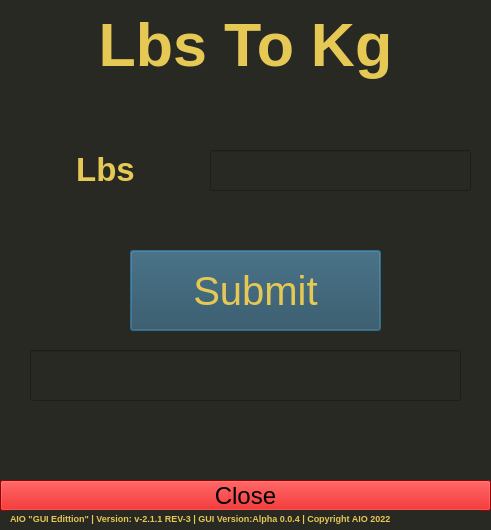
<?xml version="1.0" encoding="UTF-8"?>
<ui version="4.0">
 <class>Dialog</class>
 <widget class="QDialog" name="Dialog">
  <property name="geometry">
   <rect>
    <x>0</x>
    <y>0</y>
    <width>491</width>
    <height>530</height>
   </rect>
  </property>
  <property name="minimumSize">
   <size>
    <width>491</width>
    <height>530</height>
   </size>
  </property>
  <property name="maximumSize">
   <size>
    <width>491</width>
    <height>530</height>
   </size>
  </property>
  <property name="windowTitle">
   <string>AIO | Age</string>
  </property>
  <property name="styleSheet">
   <string notr="true">background-color: rgb(40, 41, 35);</string>
  </property>
  <widget class="QPushButton" name="Close">
   <property name="geometry">
    <rect>
     <x>0</x>
     <y>480</y>
     <width>491</width>
     <height>31</height>
    </rect>
   </property>
   <property name="font">
    <font>
     <pointsize>18</pointsize>
     <strikeout>false</strikeout>
     <kerning>true</kerning>
    </font>
   </property>
   <property name="styleSheet">
    <string notr="true">background-color: rgb(213, 0, 0);</string>
   </property>
   <property name="text">
    <string>Close</string>
   </property>
   <property name="autoDefault">
    <bool>false</bool>
   </property>
   <property name="default">
    <bool>false</bool>
   </property>
  </widget>
  <widget class="QLabel" name="label_3">
   <property name="geometry">
    <rect>
     <x>10</x>
     <y>510</y>
     <width>471</width>
     <height>16</height>
    </rect>
   </property>
   <property name="font">
    <font>
     <pointsize>7</pointsize>
     <weight>75</weight>
     <bold>true</bold>
     <strikeout>false</strikeout>
     <kerning>true</kerning>
    </font>
   </property>
   <property name="styleSheet">
    <string notr="true">color: rgb(230, 200, 85);</string>
   </property>
   <property name="text">
    <string>AIO &quot;GUI Edittion&quot; | Version: v-2.1.1 REV-3 | GUI Version:Alpha 0.0.4 | Copyright AIO 2022</string>
   </property>
   <property name="wordWrap">
    <bool>true</bool>
   </property>
  </widget>
  <widget class="QLineEdit" name="Input_1">
   <property name="geometry">
    <rect>
     <x>210</x>
     <y>150</y>
     <width>261</width>
     <height>41</height>
    </rect>
   </property>
   <property name="font">
    <font>
     <pointsize>20</pointsize>
     <strikeout>false</strikeout>
     <kerning>true</kerning>
    </font>
   </property>
   <property name="styleSheet">
    <string notr="true">color: rgb(230, 200, 85);</string>
   </property>
   <property name="text">
    <string/>
   </property>
  </widget>
  <widget class="QLabel" name="label_2">
   <property name="geometry">
    <rect>
     <x>20</x>
     <y>150</y>
     <width>171</width>
     <height>41</height>
    </rect>
   </property>
   <property name="font">
    <font>
     <pointsize>25</pointsize>
     <weight>75</weight>
     <bold>true</bold>
     <strikeout>false</strikeout>
     <kerning>true</kerning>
    </font>
   </property>
   <property name="styleSheet">
    <string notr="true">color: rgb(230, 200, 85);</string>
   </property>
   <property name="text">
    <string>&lt;html&gt;&lt;head/&gt;&lt;body&gt;&lt;p align=&quot;center&quot;&gt;Lbs&lt;/p&gt;&lt;/body&gt;&lt;/html&gt;</string>
   </property>
  </widget>
  <widget class="QLabel" name="label">
   <property name="geometry">
    <rect>
     <x>20</x>
     <y>10</y>
     <width>451</width>
     <height>71</height>
    </rect>
   </property>
   <property name="font">
    <font>
     <pointsize>46</pointsize>
     <weight>75</weight>
     <bold>true</bold>
     <underline>false</underline>
     <strikeout>false</strikeout>
     <kerning>true</kerning>
    </font>
   </property>
   <property name="autoFillBackground">
    <bool>false</bool>
   </property>
   <property name="styleSheet">
    <string notr="true">color: rgb(230, 200, 85);</string>
   </property>
   <property name="text">
    <string>&lt;html&gt;&lt;head/&gt;&lt;body&gt;&lt;p align=&quot;center&quot;&gt;Lbs To Kg&lt;/p&gt;&lt;/body&gt;&lt;/html&gt;</string>
   </property>
  </widget>
  <widget class="QPushButton" name="Submit">
   <property name="geometry">
    <rect>
     <x>130</x>
     <y>250</y>
     <width>251</width>
     <height>81</height>
    </rect>
   </property>
   <property name="font">
    <font>
     <pointsize>30</pointsize>
     <strikeout>false</strikeout>
     <kerning>true</kerning>
    </font>
   </property>
   <property name="styleSheet">
    <string notr="true">color: rgb(230, 200, 85);
background-color: rgb(42, 74, 89);</string>
   </property>
   <property name="text">
    <string>Submit</string>
   </property>
  </widget>
  <widget class="QLineEdit" name="Output_2">
   <property name="geometry">
    <rect>
     <x>30</x>
     <y>350</y>
     <width>431</width>
     <height>51</height>
    </rect>
   </property>
   <property name="font">
    <font>
     <pointsize>20</pointsize>
     <strikeout>false</strikeout>
     <kerning>true</kerning>
    </font>
   </property>
   <property name="styleSheet">
    <string notr="true">color: rgb(230, 200, 85);</string>
   </property>
   <property name="text">
    <string/>
   </property>
   <property name="alignment">
    <set>Qt::AlignRight|Qt::AlignTrailing|Qt::AlignVCenter</set>
   </property>
  </widget>
 </widget>
 <resources/>
 <connections/>
</ui>
